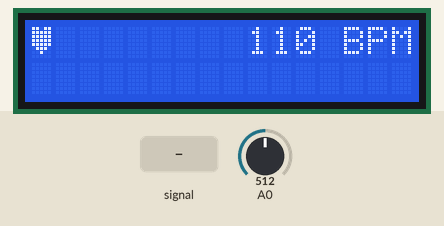
Simulated run of this sketch. Board: Arduino Uno, built with avr-gcc and run on an emulated ATmega328P. Shown: 16×2 character LCD. Inputs (shaded band) come from the test bench; at power-on: A0 = 512.

Above: at 0.68 s.
1.3 s: A0 fed a 200 Hz sine of ±81 counts around its level
At 1.65 s:
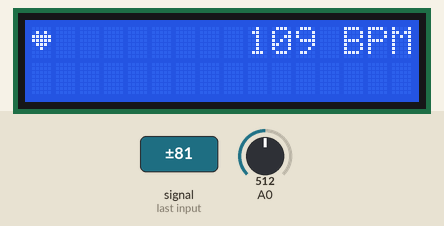
3.0 s: A0 set to 716
At 3.64 s:
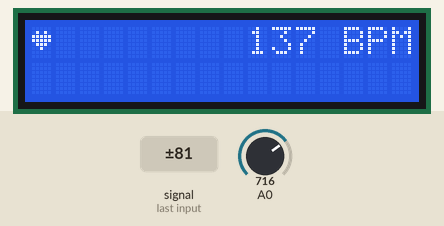
4.5 s: A0 set to 306
At 5.15 s:
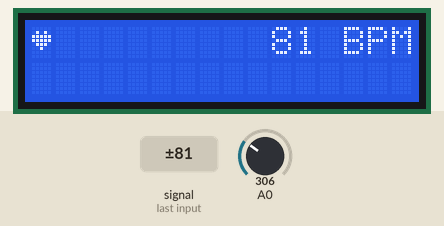
6.1 s: A0 set to 0
At 7.0 s:
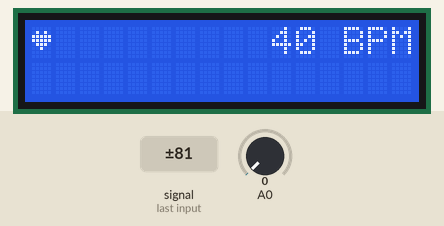
Timing chart, 0 to 8.7 s (numbered marks = the images above; inputs shaded):
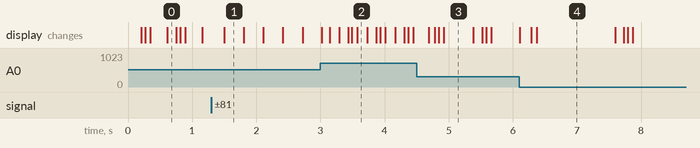

The sketch:

heartbeat.ino
```cpp
#include <LiquidCrystal_I2C.h>

LiquidCrystal_I2C lcd(0x27, 16, 2);

byte heart[2][8] = {
  { B00000, B01010, B11111, B11111, B01110, B00100, B00000, B00000 },
  { B11011, B11111, B11111, B11111, B11111, B01110, B00100, B00000 }
};

unsigned long phase, last;
long pot = 512L * 8;
int bpm, shown, beat = -1;

void setup() {
  lcd.init();
  lcd.backlight();
  last = millis();
}

void loop() {
  unsigned long now = millis();
  pot += analogRead(A0) - pot / 8;
  bpm = map(pot / 8, 0, 1023, 40, 180);

  phase = (phase + (now - last) * bpm) % 60000;
  last = now;
  int t = phase / bpm;
  int b = t < 140 || (t > 200 && t < 280);

  if (b != beat) {
    beat = b;
    lcd.createChar(0, heart[b]);
    lcd.setCursor(0, 0);
    lcd.write(byte(0));
  }

  if (bpm != shown) {
    shown = bpm;
    char s[8];
    sprintf(s, "%3d BPM", bpm);
    lcd.setCursor(9, 0);
    lcd.print(s);
  }
}
```

Measured:
- after the input at 1.3 s, the display: changes after 0.20 s (image 1)
- after the input at 4.5 s, the display: first changes after 0.19 s (image 3 shows a later state)
- after the input at 6.1 s, the display: first changes at once (image 4 shows a later state)
- what the display in image 3 shows lasts 0.5 s, from 4.9 s to 5.4 s
- what the display in image 4 shows lasts 1.2 s, from 6.4 s to 7.6 s
